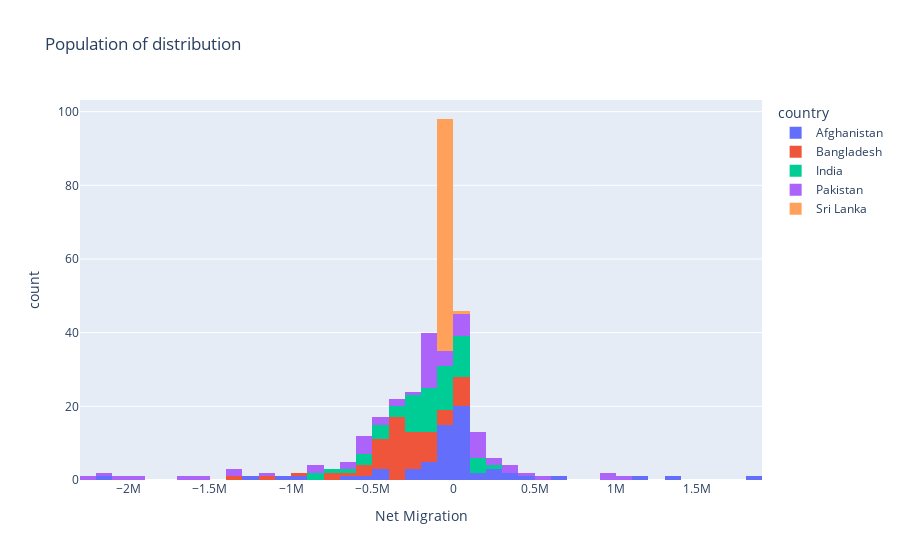

Notebook cell for this chart:
### Code cell
fig2 = px.histogram(country5, x='Net Migration',
                   nbins=50,
                   title='Population of distribution',
                   color='country')

fig2.show()

### Figure 1 — Plotly figure (JSON) as saved in the notebook; plotly's stock layout.template omitted (floating-point values rounded to 4 significant figures)
{"data": [{"alignmentgroup": "True", "bingroup": "x", "hovertemplate": "country=Afghanistan<br>Net Migration=%{x}<br>count=%{y}<extra></extra>", "legendgroup": "Afghanistan", "marker": {"color": "#636efa", "pattern": {"shape": ""}}, "name": "Afghanistan", "nbinsx": 50, "offsetgroup": "Afghanistan", "orientation": "v", "showlegend": true, "type": "histogram", "x": [2606, 6109, 7016, 6681, 7079, 10695, 3563, 6824, 3333, 2029, 4458, -12801, -4050, -3030, -20009, -44418, -85430, -83115, -117186, -481199, -1205401, -2127145, -586943, -192869, 322022, -210572, -427073, -402606, -89837, 2683, -666001, 39926, 1834556, 1171818, 665410, 71824, 27194, 6129, 35740, 85758, -1007135, -192286, 1327074, 388632, -248616, 252185, 62684, -942887, 221000, -58881, -141355, 418796, 105905, 48076, 255611, -281739, -90238, -47090, -47205, -8082, 166821, -183672, -65846, -65846], "xaxis": "x", "yaxis": "y"}, {"alignmentgroup": "True", "bingroup": "x", "hovertemplate": "country=Bangladesh<br>Net Migration=%{x}<br>count=%{y}<extra></extra>", "legendgroup": "Bangladesh", "marker": {"color": "#EF553B", "pattern": {"shape": ""}}, "name": "Bangladesh", "nbinsx": 50, "offsetgroup": "Bangladesh", "orientation": "v", "showlegend": true, "type": "histogram", "x": [13584, 26505, 26541, 23215, 25430, 47618, 3756, 23163, -15936, -132422, -193149, -289989, -331901, -320793, -349410, -499347, -635891, -472837, -503563, -495624, -369408, -194707, -129194, -52640, -137861, -204954, -344929, -369057, -319331, -285369, -200144, -386852, -265940, -271146, -214321, -374788, -389040, -390261, -407859, -435710, -424718, -347605, -451611, -533925, -535175, -715970, -1146688, -923456, -1390782, -740788, -462265, -341152, -242022, -194048, -219628, -286512, -55013, -175755, -323380, -344054, -61154, -174500, -309977, -309977], "xaxis": "x", "yaxis": "y"}, {"alignmentgroup": "True", "bingroup": "x", "hovertemplate": "country=India<br>Net Migration=%{x}<br>count=%{y}<extra></extra>", "legendgroup": "India", "marker": {"color": "#00cc96", "pattern": {"shape": ""}}, "name": "India", "nbinsx": 50, "offsetgroup": "India", "orientation": "v", "showlegend": true, "type": "histogram", "x": [52264, 114181, 110398, 48986, 5837, 19077, -144807, -124336, -184326, -171683, -45792, -220417, -60291, -62763, -168162, -225989, -436104, -31092, -13841, 68198, 202323, 23662, -26106, 46174, -57788, -112781, -258917, -232178, -103742, -13987, 108465, -158007, 8198, 2440, 110095, -57139, -26079, 1240, -28485, -106592, -149966, -177306, -208070, -255516, -214351, -550186, -678231, -769184, -846785, -803437, -380087, -244114, -180991, -236387, -310694, -475094, 68119, -219656, -561563, -593495, -34772, -301970, -487303, -486136], "xaxis": "x", "yaxis": "y"}, {"alignmentgroup": "True", "bingroup": "x", "hovertemplate": "country=Pakistan<br>Net Migration=%{x}<br>count=%{y}<extra></extra>", "legendgroup": "Pakistan", "marker": {"color": "#ab63fa", "pattern": {"shape": ""}}, "name": "Pakistan", "nbinsx": 50, "offsetgroup": "Pakistan", "orientation": "v", "showlegend": true, "type": "histogram", "x": [0, -133982, -131607, -129202, -126712, -124241, -122151, -119938, -117510, -114875, -116631, -136808, -138485, -116081, -69596, -3437, 47154, 84000, 110097, 450001, 1078233, 997103, 552153, 73873, -351354, 282435, 199664, 326899, 148304, 68004, 30184, -6127, -1320633, -278, -276644, 296208, 147987, 151546, 148849, 148403, 940739, 344288, -834546, -578225, -524871, -632467, -628923, -563471, -525915, -338507, -431891, -890633, -1647986, -1906315, -2037911, -2172159, -2290411, -1574581, -1309609, -1177218, -588736, -471395, -165988, -165988], "xaxis": "x", "yaxis": "y"}, {"alignmentgroup": "True", "bingroup": "x", "hovertemplate": "country=Sri Lanka<br>Net Migration=%{x}<br>count=%{y}<extra></extra>", "legendgroup": "Sri Lanka", "marker": {"color": "#FFA15A", "pattern": {"shape": ""}}, "name": "Sri Lanka", "nbinsx": 50, "offsetgroup": "Sri Lanka", "orientation": "v", "showlegend": true, "type": "histogram", "x": [-12606, -11097, -9899, -9202, -8695, -8295, -7899, -7693, -8198, -11304, -16297, -22014, -27097, -30602, -33995, -37505, -41298, -45398, -50197, -57696, -66398, -74202, -78992, -78295, -68489, -53596, -38793, -28905, -27896, -30997, -36199, -42400, -48501, -54206, -63104, -73695, -83689, -90691, -92990, -92896, -91900, -15604, -20309, -20932, -1028, -36955, -23795, -19572, -11557, 5484, -26603, -13277, -97095, -97189, -97807, -98598, -98896, -98598, -97100, -94897, -92400, -92400, -77495, -77495], "xaxis": "x", "yaxis": "y"}], "layout": {"barmode": "relative", "legend": {"title": {"text": "country"}, "tracegroupgap": 0}, "title": {"text": "Population of distribution"}, "xaxis": {"anchor": "y", "domain": [0, 1], "title": {"text": "Net Migration"}}, "yaxis": {"anchor": "x", "domain": [0, 1], "title": {"text": "count"}}}}
